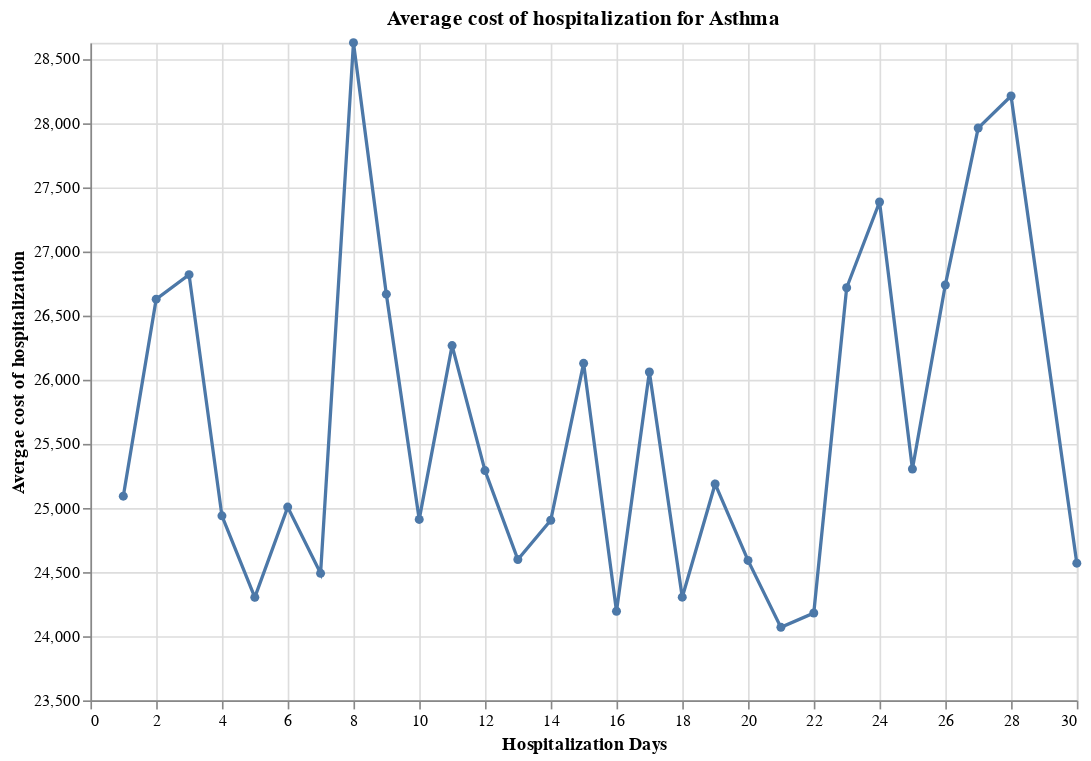

The cell this chart's notebook holds for it:
### Code cell
#Calcular el gasto promedio por estacia hospitalaria

total_billing_amount = int(df_asthma['Billing Amount'].sum())

# Calculamos el promedio de los valores en la columna "Billing Insurance" para los registros con "Asthma"
average_billing_amount = int(df_asthma['Billing Amount'].mean())

#Calculamos el tiempo de estancia promedio de un paciente con Asma

df_1['Date of Admission'] = pd.to_datetime(df_1['Date of Admission'])

df_1['Discharge Date'] = pd.to_datetime(df_1['Discharge Date'])

df_1['Hospitalization Days'] = (df_1['Discharge Date'] - df_1['Date of Admission']).dt.days

asthma_df = df_1[df_1['Medical Condition'] == 'Asthma']

average_hospitalization_days = asthma_df['Hospitalization Days'].mean()

# Crea la gráfica lineal con Altair

# Agrupa por número de días de hospitalización y calcula el costo promedio
average_cost_by_days = asthma_df.groupby('Hospitalization Days')['Billing Amount'].mean().reset_index()

# Definir el valor mínimo de costo para mostrar en la gráfica, por ejemplo, $500
min_cost = 23500

# Filtrar los datos para asegurarse de incluir solo los valores a partir de la cifra deseada
filtered_data = average_cost_by_days[average_cost_by_days['Billing Amount'] >= min_cost]

# Crear la gráfica lineal con Altair con un eje Y que comienza desde el costo mínimo especificado
chart = alt.Chart(filtered_data).mark_line(point=True).encode(
    x=alt.X('Hospitalization Days', title='Hospitalization Days'),
    y=alt.Y('Billing Amount', title='Avergae cost of hospitalization', scale=alt.Scale(domain=(min_cost, filtered_data['Billing Amount'].max()))),
    tooltip=['Hospitalization Days', 'Billing Amount']
).properties(
    title=f'Average cost of hospitalization for Asthma',
    width=600,
    height=400
)

chart

### Figure 1 — Vega-Lite specification as saved in the notebook (floating-point values rounded to 4 significant figures)
{"config": {"view": {"continuousWidth": 400, "continuousHeight": 300}}, "data": {"name": "data-2a38b23411c94be634251bada9d5e38c"}, "mark": {"type": "line", "point": true}, "encoding": {"tooltip": [{"field": "Hospitalization Days", "type": "quantitative"}, {"field": "Billing Amount", "type": "quantitative"}], "x": {"field": "Hospitalization Days", "title": "Hospitalization Days", "type": "quantitative"}, "y": {"field": "Billing Amount", "scale": {"domain": [23500, 28620.0]}, "title": "Avergae cost of hospitalization", "type": "quantitative"}}, "height": 400, "title": "Average cost of hospitalization for Asthma", "width": 600, "$schema": "https://vega.github.io/schema/vega-lite/v4.17.0.json", "datasets": {"data-2a38b23411c94be634251bada9d5e38c": [{"Hospitalization Days": 1, "Billing Amount": 25090.0}, {"Hospitalization Days": 2, "Billing Amount": 26630.0}, {"Hospitalization Days": 3, "Billing Amount": 26820.0}, {"Hospitalization Days": 4, "Billing Amount": 24940.0}, {"Hospitalization Days": 5, "Billing Amount": 24300.0}, {"Hospitalization Days": 6, "Billing Amount": 25010.0}, {"Hospitalization Days": 7, "Billing Amount": 24490.0}, {"Hospitalization Days": 8, "Billing Amount": 28620.0}, {"Hospitalization Days": 9, "Billing Amount": 26660.0}, {"Hospitalization Days": 10, "Billing Amount": 24910.0}, {"Hospitalization Days": 11, "Billing Amount": 26260.0}, {"Hospitalization Days": 12, "Billing Amount": 25290.0}, {"Hospitalization Days": 13, "Billing Amount": 24600.0}, {"Hospitalization Days": 14, "Billing Amount": 24900.0}, {"Hospitalization Days": 15, "Billing Amount": 26130.0}, {"Hospitalization Days": 16, "Billing Amount": 24190.0}, {"Hospitalization Days": 17, "Billing Amount": 26060.0}, {"Hospitalization Days": 18, "Billing Amount": 24300.0}, {"Hospitalization Days": 19, "Billing Amount": 25190.0}, {"Hospitalization Days": 20, "Billing Amount": 24590.0}, {"Hospitalization Days": 21, "Billing Amount": 24070.0}, {"Hospitalization Days": 22, "Billing Amount": 24180.0}, {"Hospitalization Days": 23, "Billing Amount": 26710.0}, {"Hospitalization Days": 24, "Billing Amount": 27380.0}, {"Hospitalization Days": 25, "Billing Amount": 25300.0}, {"Hospitalization Days": 26, "Billing Amount": 26740.0}, {"Hospitalization Days": 27, "Billing Amount": 27960.0}, {"Hospitalization Days": 28, "Billing Amount": 28210.0}, {"Hospitalization Days": 30, "Billing Amount": 24570.0}]}}
